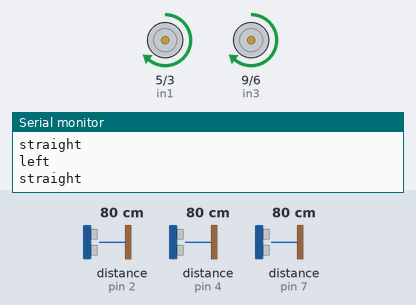
A sketch run on a simulated Arduino Uno, built with avr-gcc and run on an emulated ATmega328P. Shown: motor-driver pin pairs drawn as motors (green arrow = first pin HIGH = forward, orange = second pin HIGH = backward, longer = more drive), the last lines printed to the serial monitor. Wiring (inferred from the names in the program): 3 × ultrasonic range finder: trigger A0, echo pin 2 / trigger A1, echo pin 4 / trigger A2, echo pin 7. The inputs (shaded band) are chosen by the test bench; at power-on: distance to the obstacle (sensors on pin 4, pin 2, pin 7) 80 cm. The echo pulse lasts 58.3 µs per cm.

Above: at 2.2 s.
2.3 s: distance to the obstacle (sensor on pin 4) set to 23 cm
5.8 s: distance to the obstacle (sensor on pin 4) set to 19 cm
At 7.1 s:
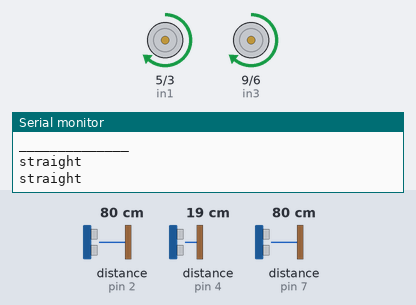
9.4 s: distance to the obstacle (sensor on pin 2) set to 23 cm
10.9 s: distance to the obstacle (sensor on pin 2) set to 19 cm
At 12.1 s:
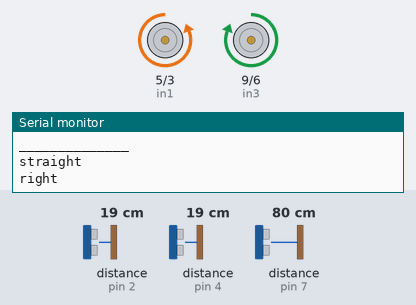
12.4 s: distance to the obstacle (sensor on pin 7) set to 2 cm
At 14.0 s:
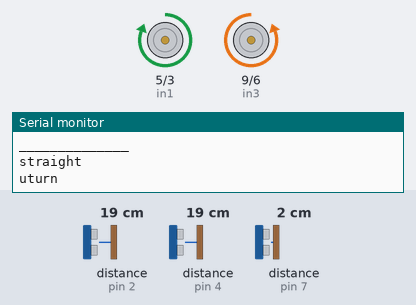
14.4 s: distance to the obstacle (sensor on pin 7) set to 35 cm
At 15.2 s:
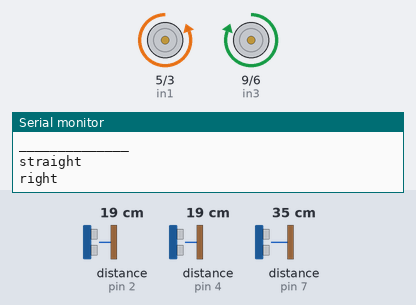
Timing chart, 0 to 17.0 s (numbered marks = the images above; inputs shaded):
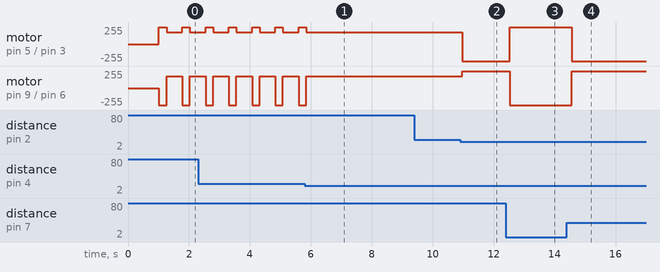

The sketch:

final_pathfinder.ino
```cpp
#define trigPin A0
#define echoPin 2
#define trigPin1 A1
#define echoPin1 4
#define trigPin2 A2
#define echoPin2 7

#define in2 3
#define in1 5
#define in4 6
#define in3 9

long duration;
long distance;
long duration1;
long distance1;
long duration2;
long distance2;

#define right distance2
#define left distance1
#define front distance
int min_dist = 20;
int fpath = 0;
int fmaze = 0;
int readp = 0;

char p[1000];

void turnleft() {
  analogWrite(in1, 255);
  analogWrite(in2, 0);
  analogWrite(in3, 0);
  analogWrite(in4, 255);
  Serial.println("left");
  delay(250);
}

void turnright() {
  analogWrite(in1, 0);
  analogWrite(in2, 255);
  analogWrite(in3, 255);
  analogWrite(in4, 0);
  Serial.println("right");
  delay(250);
}

void straight() {
  analogWrite(in1, 180);
  analogWrite(in2, 0);
  analogWrite(in3, 180);
  analogWrite(in4, 0);
  Serial.println("straight");
}

void stop() {
  analogWrite(in1, 0);
  analogWrite(in2, 0);
  analogWrite(in3, 0);
  analogWrite(in4, 0);
  delay(10);
}

void move_inch() {
  straight();
  delay(500);
  Serial.println("move inch");
}

void uturn() {
  analogWrite(in1, 255);
  analogWrite(in2, 0);
  analogWrite(in3, 0);
  analogWrite(in4, 255);
  Serial.println("uturn");
  delay(400);
}

void acknowledgement() {
  analogWrite(in1, 255);
  analogWrite(in2, 0);
  analogWrite(in3, 0);
  analogWrite(in4, 255);
}

void solve_maze_left() {
  for (int k = 0; k < (readp - 1); k++) {
    for (int i = 0; i < (readp - 1); i++) {
      if (p[i] == 'L' && p[i + 1] == 'U' && p[i + 2] == 'R') {
        p[i] = 'U';
        maze_replace();
      }
      if (p[i] == 'L' && p[i + 1] == 'U' && p[i + 2] == 'S') {
        p[i] = 'R';
        maze_replace();
      }
      if (p[i] == 'R' && p[i + 1] == 'U' && p[i + 2] == 'L') {
        p[i] = 'U';
        maze_replace();
      }
      if (p[i] == 'S' && p[i + 1] == 'U' && p[i + 2] == 'L') {
        p[i] = 'R';
        maze_replace();
      }
      if (p[i] == 'L' && p[i + 1] == 'U' && p[i + 2] == 'L') {
        p[i] = 'S';
        maze_replace();
      }
    }
  }
  fmaze = 1;
  Serial.print("maze solved left");
  acknowledgement();
}

void maze_replace() {
  int j = 0;
  do {
    p[j + 1] = p[j + 3];
    j++;
  } while (p[j + 1] != '\0');
  p[j + 1] = '\0';
  p[j + 2] = '\0';
}

void performcommand() {
  Serial.println(p[fpath]);
  switch (p[fpath]) {
    case 'L':
      turnleft();
      break;
    case 'R':
      turnright();
      break;
    case 'S':
      straight();
      delay(1500);
      break;
  }
  fpath++;
  Serial.print("command performed");
  Serial.println(fpath);
}

void move_back() {
  analogWrite(in1, 0);
  analogWrite(in2, 255);
  analogWrite(in3, 0);
  analogWrite(in4, 255);
}

void setup() {
  Serial.begin(9600);

  pinMode(trigPin, OUTPUT);
  pinMode(echoPin, INPUT);
  pinMode(trigPin1, OUTPUT);
  pinMode(echoPin1, INPUT);
  pinMode(trigPin2, OUTPUT);
  pinMode(echoPin2, INPUT);

  pinMode(in1, OUTPUT);
  pinMode(in2, OUTPUT);
  pinMode(in3, OUTPUT);
  pinMode(in4, OUTPUT);

  analogWrite(in1, 0);
  analogWrite(in2, 0);
  analogWrite(in3, 0);
  analogWrite(in4, 0);

  delay(1000);
}

void loop() {
  digitalWrite(trigPin, LOW);
  delayMicroseconds(2);
  digitalWrite(trigPin, HIGH);
  delayMicroseconds(10);
  digitalWrite(trigPin, LOW);
  duration = pulseIn(echoPin, HIGH);
  distance = duration * 0.017;

  delayMicroseconds(20);
  digitalWrite(trigPin1, LOW);
  delayMicroseconds(2);
  digitalWrite(trigPin1, HIGH);
  delayMicroseconds(10);
  digitalWrite(trigPin1, LOW);
  duration1 = pulseIn(echoPin1, HIGH);
  distance1 = duration1 * 0.017;

  delayMicroseconds(20);
  digitalWrite(trigPin2, LOW);
  delayMicroseconds(2);
  digitalWrite(trigPin2, HIGH);
  delayMicroseconds(10);
  digitalWrite(trigPin2, LOW);
  duration2 = pulseIn(echoPin2, HIGH);
  distance2 = duration2 * 0.017;

  Serial.println(front);
  Serial.println(left);
  Serial.println(right);
  Serial.println("______________");
  // delay(1000);
  straight();
  if ((left > min_dist && right < min_dist && front < min_dist) || (left > min_dist && right > min_dist) || (left > min_dist && front > min_dist)) {
    if (fmaze == 0) {
      turnleft();
      p[readp] = 'L';
      readp++;
      move_inch();
    } else {
      performcommand();
    }
  } else if (right > min_dist && left < min_dist && front < min_dist) {
    if (fmaze == 0) {
      turnright();
      p[readp] = 'R';
      readp++;
    } else {
      performcommand();
    }
  } else if (front > min_dist && right > min_dist && left < min_dist) {
    if (fmaze == 0) {
      straight();
      p[readp] = 'S';
      readp++;
    } else {
      performcommand();
    }
  } else if (left < min_dist && right < min_dist && front < min_dist) {
    uturn();
    p[readp] = 'U';
    readp++;
  } else if (left > min_dist && right > min_dist && front > min_dist) {
    if (fmaze == 0) {
      move_inch();
      if (left > min_dist && right > min_dist && front > min_dist) {
        solve_maze_left();
      } else {
        move_back();
        turnleft();
        p[readp] = 'L';
        move_inch();
      }
    } else {
      performcommand();
    }
  }
}
```

Measured:
- the behaviour switches between 22 and 21 cm on distance to the obstacle (sensor on pin 4) (found by bisection; images 0 and 1)
- the behaviour switches between 21 and 20 cm on distance to the obstacle (sensor on pin 2) (found by bisection; images 1 and 2)
- after the input at 5.8 s, motor on pin 5 (in1) / pin 3 (in2), motor on pin 9 (in3) / pin 6 (in4): goes on until 5.8 s, then stays forward 180/255
- after the input at 10.9 s, motor on pin 5 (in1) / pin 3 (in2): forward 180/255 → backward 255/255 after 0.08 s; motor on pin 9 (in3) / pin 6 (in4): forward 180/255 → forward 255/255 after 0.08 s
- after the input at 12.4 s, motor on pin 5 (in1) / pin 3 (in2): backward 255/255 → forward 255/255 after 0.13 s; motor on pin 9 (in3) / pin 6 (in4): forward 255/255 → backward 255/255 after 0.13 s
- after the input at 14.4 s, motor on pin 5 (in1) / pin 3 (in2): forward 255/255 → backward 255/255 after 0.16 s; motor on pin 9 (in3) / pin 6 (in4): backward 255/255 → forward 255/255 after 0.16 s
- by itself, motor on pin 5 (in1) / pin 3 (in2): alternates forward 255/255 for 0.25 s and forward 180/255 for 0.51 s
- by itself, motor on pin 9 (in3) / pin 6 (in4): alternates backward 255/255 for 0.25 s and forward 180/255 for 0.51 s
